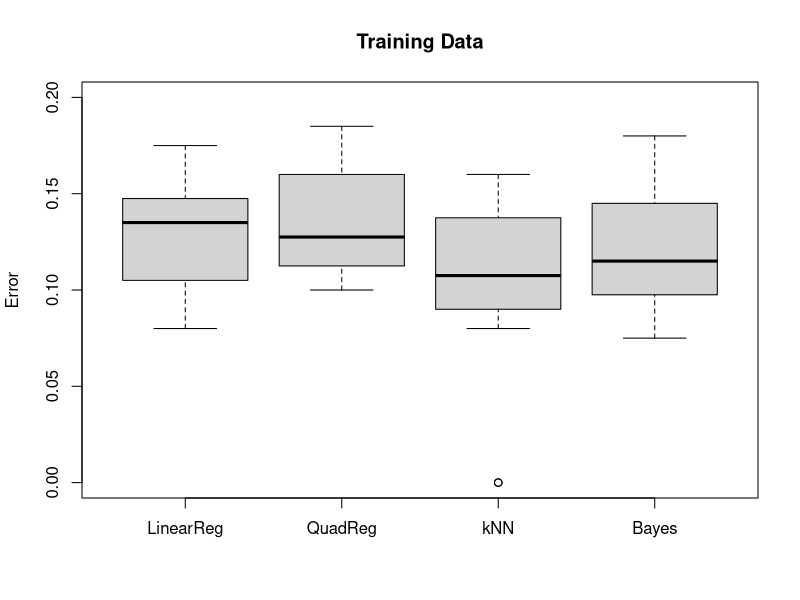
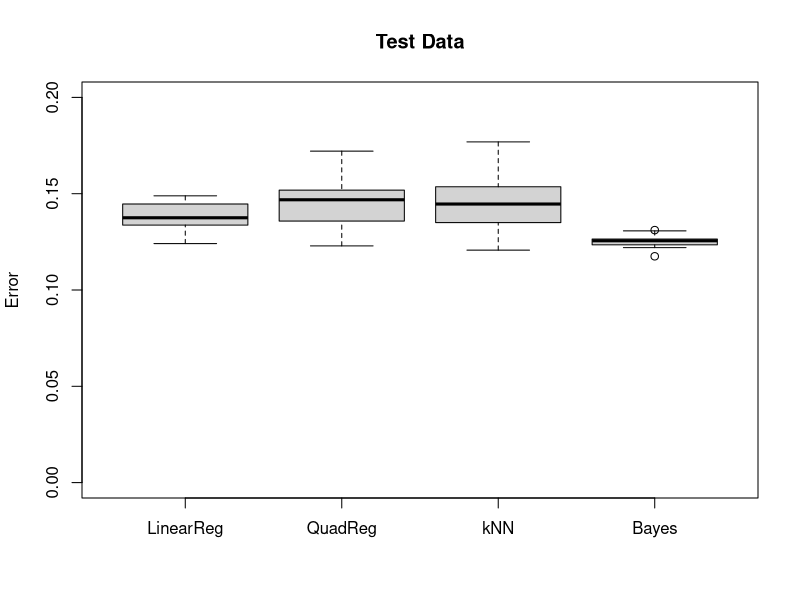

Write the R code that produced these figures, in order.
## ---- chunk 1
#include necessary libraries
library(ggplot2)
library(class) 

#set seed to ensure reproducibility
set.seed(8259)
## ---- chunk 2
#create 10 centers for each class
csize = 10;       # number of centers
p = 2;      #dimension size
s_center = 1;      # sd for generating the centers within each class 
s = sqrt(1/5);   #sd for generating x
#m0 include 10 center coordinates for class 1, following a normal distribution with 
#mean=(0, 0) and sd=1; m1 also include 10 center coordinates for class 2, 
#following a normal distribution with mean=(2, 2) and sd=1;
m0 = matrix(rnorm(csize*p), csize, p)*s_center + cbind(rep(0,csize), rep(0,csize));
m1 = matrix(rnorm(csize*p), csize, p)*s_center + cbind(rep(2,csize), rep(2,csize));
## ---- chunk 3
#Linear regression function with cut-off value 0.5
LinearReg = function(traindata, testdata, Ytrain, Ytest){
  LR_Model = lm(as.numeric(Ytrain) - 1 ~ traindata);
  Ytrain_pred_LR = as.numeric(LR_Model$fitted > 0.5);
  
  Ytest_pred_LR = LR_Model$coef[1] + LR_Model$coef[2] * testdata[,1] + 
    LR_Model$coef[3] * testdata[,2];
  Ytest_pred_LR = as.numeric(Ytest_pred_LR > 0.5);
  
  train.err.LR = sum(Ytrain !=  Ytrain_pred_LR) / (2*n);  
  test.err.LR = sum(Ytest !=  Ytest_pred_LR) / (2*N);
  error = list(train.err.LR, test.err.LR);
}

#Quadratic regression function with cut-off value 0.5
QuadReg = function(traindata, testdata, Ytrain, Ytest){
  QR_Model = lm(as.numeric(Ytrain) - 1 ~ traindata[,1] + traindata[,2] + 
                  I(traindata[,1] * traindata[,2]) + I(traindata[,1]^2)+I(traindata[,2]^2));
  Ytrain_pred_QR = as.numeric(QR_Model$fitted > 0.5);
  
  Ytest_pred_QR = QR_Model$coef[1] + QR_Model$coef[2] * testdata[,1] + 
    QR_Model$coef[3] * testdata[,2] + QR_Model$coef[4] * (testdata[,1] * testdata[,2]) +
    QR_Model$coef[5] * testdata[,1]^2 + QR_Model$coef[6] * testdata[,2]^2;
  Ytest_pred_QR = as.numeric(Ytest_pred_QR > 0.5);
  
  # table(Ytrain, Ytrain_pred_QR);
  train.err.QR = sum(Ytrain !=  Ytrain_pred_QR) / (2*n);  
  # table(Ytest, Ytest_pred_QR); 
  test.err.QR = sum(Ytest !=  Ytest_pred_QR) / (2*N);
  error = list(train.err.QR, test.err.QR);
}

#help function to find the optimum k using 10-fold cross-validation on training data
#In cases of having multiple equally good k-values from CV, the larger one is picked.
find_k = function(traindata, Ytrain){
  myk = seq(1, 180, 5)
  l = length(myk);
  m = 200;
  
  fold.id = rep(1:10, each = 20);
  fold.id = fold.id[sample(1:m)];
  
  Y.pred = rep(0, m)
  cv.err.knn = rep(0,10);
  k.err.knn = rep(0,l);
  
  for(j in 1:l){
    for(i in 1:10){
      test.id = (1:m)[fold.id == i]
      Y.pred = knn(traindata[-test.id, ], 
                            traindata[test.id, ], 
                            Ytrain[-test.id], k=myk[j]); 
      cv.err.knn[i] = sum(Ytrain[test.id] != Y.pred)/(m/10);
    }
    k.err.knn[j] = mean(cv.err.knn);
  }
  max(myk[which(k.err.knn == min(k.err.knn))]);
}

#kNN classification with the optimum k
KNNReg = function(traindata, testdata, Ytrain, Ytest){
  k = find_k(traindata, Ytrain);
  Ytrain.pred = knn(traindata, traindata, Ytrain, k);
  train.err.knn = sum(Ytrain != Ytrain.pred)/(2*n);
  Ytest.pred = knn(traindata, testdata, Ytrain,k);
  test.err.knn = sum(Ytest != Ytest.pred)/(2*N);
  
  error = list(train.err.knn, test.err.knn, k);
}

#helper function for calculating Bayes error
mixnorm = function(x){
  ## return the density ratio for a point x, where each 
  ## density is a mixture of normal with 10 components
  sum(exp(-apply((t(m0)-x)^2, 2, sum)/(2*s^2)))/sum(exp(-apply((t(m1)-x)^2, 2, sum)/(2*s^2)))
}

#main Bayes rule funciton
Bayes = function(traindata, testdata, Ytrain, Ytest){
  Ytrain_pred_Bayes = apply(traindata, 1, mixnorm);
  Ytrain_pred_Bayes = as.numeric(Ytrain_pred_Bayes < 1);
  # table(Ytrain, Ytrain_pred_Bayes); 
  train.err.Bayes = sum(Ytrain !=  Ytrain_pred_Bayes) / (2*n);
  
  Ytest_pred_Bayes = apply(testdata, 1, mixnorm)
  Ytest_pred_Bayes = as.numeric(Ytest_pred_Bayes < 1);
  # table(Ytest, Ytest_pred_Bayes); 
  test.err.Bayes = sum(Ytest !=  Ytest_pred_Bayes) / (2*N);
  error = list(train.err.Bayes, test.err.Bayes);
}

T = 20;
no.method = 4;
Test.err = matrix(0, T, no.method);
colnames(Test.err) = c("LinearReg", "QuadReg", "kNN", "Bayes");
Train.err = Test.err;
k.vals = rep(0, T);

#main loop
for(t in 1:T){
  #Generating training data
  n = 100;  # n data for each class
  # Randomly allocate the n samples for class 0  to the 10 clusters
  id0 = sample(1:csize, n, replace = TRUE);
  # Randomly allocate the n samples for class 1 to the 10 clusters
  id1 = sample(1:csize, n, replace = TRUE);  
  traindata = matrix(rnorm(2*n*p), 2*n, p)*s + rbind(m0[id0,], m1[id1,]);
  Ytrain = factor(c(rep(0,n), rep(1,n)));
  
  #Generating test data
  N = 5000;  
  # Randomly allocate the N samples for class 0  to the 10 clusters
  id0 = sample(1:csize, N, replace=TRUE);
  # Randomly allocate the n samples for class 1 to the 10 clusters
  id1 = sample(1:csize, N, replace=TRUE); 
  testdata = matrix(rnorm(2*N*p), 2*N, p)*s + rbind(m0[id0,], m1[id1,]);
  Ytest = factor(c(rep(0,N), rep(1,N)));
  
  LR_error = LinearReg(traindata, testdata, Ytrain, Ytest);
  QR_error = QuadReg(traindata, testdata, Ytrain, Ytest);
  knn_error = KNNReg(traindata, testdata, Ytrain, Ytest);
  bayes_error = Bayes(traindata, testdata, Ytrain, Ytest);
  
  Train.err[t,1] = as.numeric(LR_error[1]); Test.err[t,1] = as.numeric(LR_error[2]);
  Train.err[t,2] = as.numeric(QR_error[1]); Test.err[t,2] = as.numeric(QR_error[2]);
  Train.err[t,3] = as.numeric(knn_error[1]); Test.err[t,3] = as.numeric(knn_error[2]);
  Train.err[t,4] = as.numeric(bayes_error[1]); Test.err[t,4] = as.numeric(bayes_error[2]);
  k.vals[t] = as.numeric(knn_error[3]);
  
}
## ---- chunk 4
#plot and calculation
boxplot(Train.err, main="Training Data", ylab="Error", ylim = c(0, 0.2));
boxplot(Test.err, main="Test Data", ylab="Error", ylim = c(0, 0.2));
k = cbind(mean(k.vals), sd(k.vals));
colnames(k) <- c("mean", "standard error");
#displace mean and standard error for k
k;
